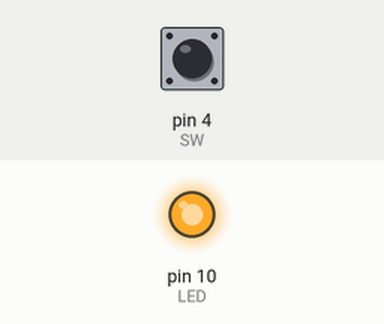
Bench run of a sketch on a simulated Arduino Uno, built with avr-gcc and run on an emulated ATmega328P. Shown: output pins drawn as LEDs (lit = HIGH). The inputs (shaded band) are chosen by the test bench; at power-on: pin 4 (SW) HIGH.

Above: at 1.2 s.
1.3 s: pin 4 (SW) pulled LOW for 0.15 s
At 2.3 s:
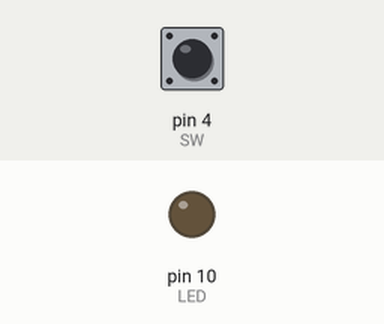
2.9 s: pin 4 (SW) pulled LOW for 1 s
At 3.6 s:
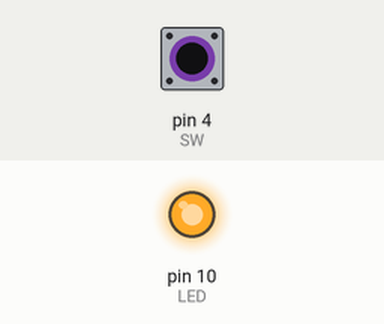
5.4 s: pin 4 (SW) pulled LOW for 3.2 s
At 6.7 s:
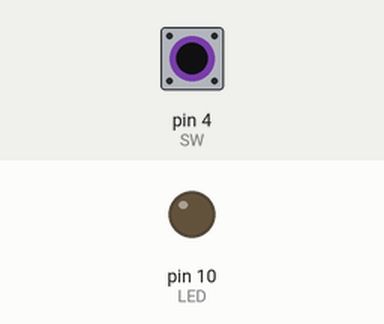
Timing chart, 0 to 8.4 s (numbered marks = the images above; inputs shaded):
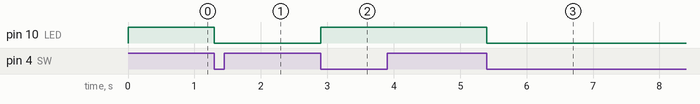

Measured:
- after the input at 1.3 s, pin 10 (LED): HIGH → LOW at once
- after the input at 2.9 s, pin 10 (LED): LOW → HIGH at once
- after the input at 5.4 s, pin 10 (LED): HIGH → LOW at once

The sketch:

toggle_debounce_millis.ino
```cpp
// toggle_nodebounce.ino
// toggle LED with switch without debouncing

const int SW = 4;
const int LED = 10;
int state = 0;            // we start at state 0
int ledState = HIGH;      // original state of the LED

// variables used for timing
long timeOfLastDebounce = 0;      // holds last reading of millis()
long debounceTime = 100;          // debounceTime

void setup() {
  pinMode(SW, INPUT_PULLUP);      // using internal pullup
  pinMode(LED,OUTPUT);
  digitalWrite(LED, ledState);    // switch ON the LED
}

void loop() {
  int reading = digitalRead(SW);    // read the switch

  if (reading == LOW && state == 0){      // SW = LOW if pressed
      if ((millis() - timeOfLastDebounce) > debounceTime){
        // wait until debounceTime is up
        ledState = ! ledState;          // toggle the LED
        digitalWrite(LED, ledState);
        state = 1;                      // change to state 1
      }
  }
  else {
    if (state == 1 && reading == HIGH){
      // switch back to normal, we are ready to check SW again
      state = 0;
    }
  }

}
```
